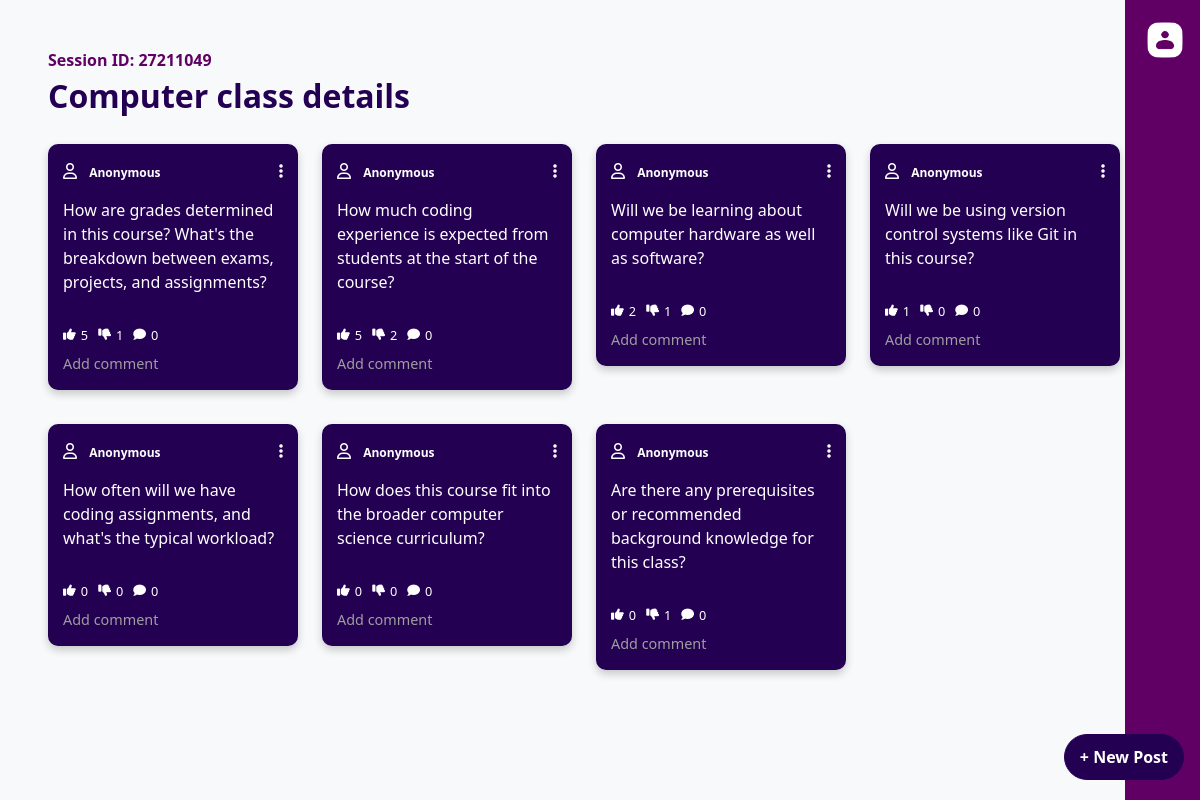
The page /session/27211049/Anonymous on the database as committed earlier.
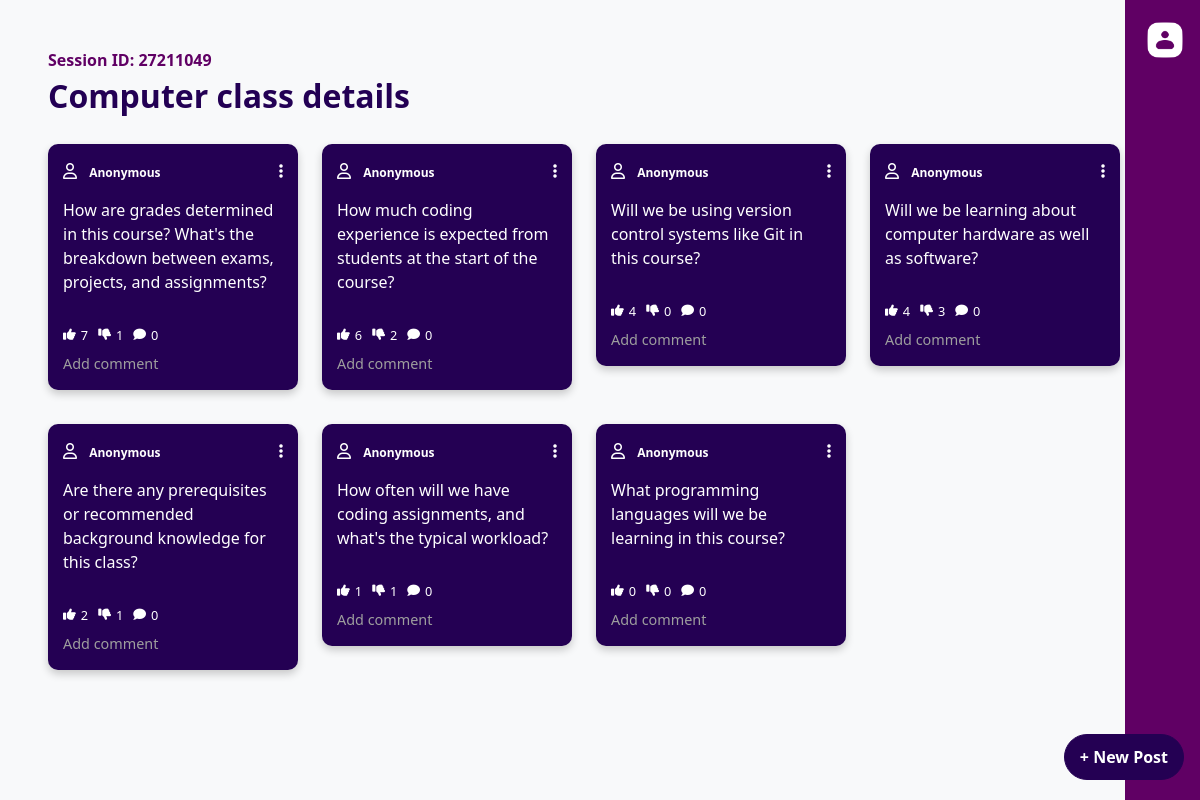
The same page on the database as committed later.
### website/models.py (models this page shows, shortened)
class Session(db.Model):
    id = db.Column(db.Integer, primary_key=True, autoincrement=True)
    title = db.Column(db.String(80), nullable=False)
    session_id = db.Column(db.String(50), nullable=False, unique=True)
    user_email = db.Column(db.String(150), nullable=False)
    questions = db.relationship('Question', backref='session', lazy=True)
    polls = db.relationship('Poll', backref='session', lazy=True)

class Question(db.Model):
    id = db.Column(db.Integer, primary_key=True, autoincrement=True)
    session_id = db.Column(db.Integer, db.ForeignKey('session.id'), nullable=False)
    question_text = db.Column(db.String(500), nullable=False)
    likes = db.Column(db.Integer, default=0)
    dislikes = db.Column(db.Integer, default=0)
    user_email = db.Column(db.String(150), nullable=True)

### main.py (the view)
@app.route('/session/<int:session_id>/<string:user_email>', methods=['GET'])
def session_details(session_id, user_email):
    session_data = Session.query.filter_by(session_id=session_id).first_or_404()
    uploaded_files = session.get('uploaded_files', {}).get(session_id, [])
    questions = Question.query.filter_by(session_id=session_id).all()
    if session_data:
        title = session_data.title
        question_form = QuestionForm()
        db.session.refresh(session_data)
        db.session.expunge_all()
        return render_template('session_details.html', title=title, session_id=session_id, user=current_user, user_email=user_email, form=question_form, uploaded_files=uploaded_files, questions=questions)
    else:
        flash('Session not found.', 'danger')
        return redirect(url_for('join'))

### main.py (called while the page is built)
@app.before_request
def before_request():
    db.session.remove()
    db.session.bind = db.engine

@app.after_request
def after_request(response):
    db.session.remove()
    return response

### website/templates/session_details.html (shortened to what this page needs)
<!DOCTYPE html>
<html lang="en">
<head>
  <link href="https://cdn.jsdelivr.net/npm/bootstrap@5.3.3/dist/css/bootstrap.min.css" rel="stylesheet">
  <link rel="stylesheet" href="https://cdnjs.cloudflare.com/ajax/libs/font-awesome/6.0.0-beta3/css/all.min.css">
  <link rel="stylesheet" href="{{ url_for('static', filename='session_details.css') }}">
</head>
<body>
  <div class="sidebar">
    <div class="btn-group dropstart">
      {% if current_user.is_authenticated %}
        <a class="dropdown-toggle" href="#" id="userDropdown" data-bs-toggle="dropdown" aria-expanded="false">
          <img src="{{ url_for('static', filename='images/user.png') }}" alt="User Icon" style="height: 40px;">
        </a>
        <ul class="dropdown-menu dropdown-menu-end" aria-labelledby="userDropdown">
          <li><span class="dropdown-item-text"><strong>Name:</strong> {{ current_user.full_name }}</span></li>
          <li><span class="dropdown-item-text"><strong>Email:</strong> {{ current_user.email }}</span></li>
          <li><hr class="dropdown-divider"></li>
          <div class="HLbuttons">
            <li><a class="logout-button" id="logout" href="/">Home</a></li>
            <li><a class="logout-button" id="logout" href="/logout">Logout</a></li>
          </div>
        </ul>
      {% else %}
        <a class="dropdown-toggle" href="#" id="userDropdown" data-bs-toggle="dropdown" aria-expanded="false">
          <img src="{{ url_for('static', filename='images/user.png') }}" alt="User Icon" style="height: 40px;">
        </a>
      {% endif %}
    </div>
  </div>
  <div class="main-content-wrapper">
    <div class="content-container">
      <div class="session-id" style="color: #600064;"><b>Session ID: {{ session_id }}</b></div>
      <div class="title">{{ title }}</div>
      {% if not current_user.is_authenticated %}
      <div id="postsContainer" class="mt-4">
        {% for question in questions %}
        <div class="post-card" data-post-id="{{ question.id }}" data-likes="{{ question.likes }}" data-dislikes="{{ question.dislikes }}">
            <div class="card-header">
              <div class="user-info">
                  <i class="fa-regular fa-user"></i>
                  <div class="name">
                    <p class="user-email">{{ question.user_email or 'Anonymous' }}</p>
                    <p class="question-text">{{ question.question_text }}</p>
                  </div>
              </div>
              <div class="post-options-container">
                  <i class="fas fa-ellipsis-v post-options-toggle"></i>
              </div>
            </div>
            <div class="card-actions">
              <div class="interaction-icons">
                  <div class="icon like-icon" id="like-btn-{{ question.id }}" data-post-id="{{ question.id }}">
                      <i class="fas fa-thumbs-up"></i>{{ question.likes }}
                  </div>
                  <div class="icon dislike-icon" id="dislike-btn-{{ question.id }}" data-post-id="{{ question.id }}">
                      <i class="fas fa-thumbs-down" ></i>{{ question.dislikes }}
                  </div>
                  <div class="icon">
                      <i class="fas fa-comment"></i><span>0</span>
                  </div>
              </div>
              <div class="add-comment">Add comment</div>
          </div>
          </div>
        {% endfor %}
      </div>
        <a href="#" class="btn new-post-btn" data-bs-toggle="modal" data-bs-target="#newPostModal">+ New Post</a>
      {% endif %}
    </div>
  </div>
</body>
</html>

### website/static/session_details.css (style rules this page uses)
body { font-family: "Segoe UI", Verdana, Helvetica, Arial, sans-serif; background-color: #f8f9fa; }
.content-container { display: flex; flex-direction: column; justify-content: start; max-width: 720px; margin-top: 3rem; margin-left: 3rem; }
.new-post-btn { position: fixed; bottom: 20px; right: 1rem; background-color: #240053; padding: 10px 15px; font-size: 1rem; border-radius: 9999px; border-color: #240053; transition: background-color 0.3s ease, box-shadow 0.3s ease; z-index: 1000; font-weight: bold; color: #fff; }
.title { font-size: 2rem; font-weight: bold; color: #230054; }
.sidebar { position: fixed; top: 0; right: 0; width: 75px; height: 100%; background-color: #600064; display: flex; align-items: center; justify-content: center; z-index: 999; }
.btn-group { position: absolute; top: 20px; right: 15px; z-index: 1000; }
a { color: #600064; text-decoration: underline; }
.post-card { background-color: #240053; color: #fff; border-radius: 10px; padding: 15px; margin-bottom: 10px; box-shadow: 0 4px 8px rgba(0, 0, 0, 0.2); max-width: 250px; display: flex; flex-direction: column; justify-content: space-between; height: fit-content; }
.post-card .card-header { display: flex; justify-content: space-between; align-items: center; }
.user-info { display: ruby; }
.name { display: ruby; }
.question-text { font-size: 1rem; font-weight: 500; }
p.user-email { font-weight: bold; font-size: 12px; }
.post-card .card-actions { display: grid; justify-content: space-between; align-items: center; margin-top: 1rem; }
.post-card .card-actions .interaction-icons { display: flex; align-items: center; font-size: 0.8rem; }
.post-card .card-actions .interaction-icons .icon { margin-right: 10px; display: flex; align-items: center; }
.post-card .card-actions .interaction-icons .icon i { margin-right: 5px; cursor: pointer; }
.post-card .card-actions .add-comment { color: #9e9e9e; font-size: 0.9rem; cursor: pointer; margin-top: 0.5rem; }
.fa-regular, .far { font-family: "Font Awesome 6 Free"; font-weight: 400; margin-right: .5rem; }
#postsContainer { display: grid; grid-template-columns: repeat(5, minmax(250px, 1fr)); gap: 1.5rem; scroll-behavior: smooth; }
.icon { cursor: pointer; transition: color 0.3s ease; }
.post-options-container { position: relative; display: inline-block; margin-bottom: auto; }
.post-options-toggle { cursor: pointer; }
.post-options-container { position: relative; display: inline-block; }
.main-content-wrapper { position: relative; width: calc(100% - 75px); height: 100vh; overflow-y: auto; padding-right: 20px; display: grid; grid-template-columns: repeat(1, 1fr); gap: 1.5rem; }
.icon { cursor: pointer; transition: color 0.3s; }

Rows that differ between the two databases and show on the page:
no longer on this page (row edited): Question: user_email "Anonymous", question_text "How does this course fit into the broader computer science curriculum?", likes "0", dislikes "0"
now on this page (row unchanged): Question: user_email "Anonymous", question_text "What programming languages will we be learning in this course?", likes "0", dislikes "0"
changed Question "Are there any prerequisites or recommended background knowledge for this class?": likes "0" → "2"
changed Question "How much coding experience is expected from students at the start of the course?": likes "5" → "6"
changed Question (number 4 of 7 on the later page): likes "5" → "7"
changed Question "Will we be learning about computer hardware as well as software?": likes "2" → "4"; dislikes "1" → "3"
changed Question "How often will we have coding assignments, and what's the typical workload?": likes "0" → "1"; dislikes "0" → "1"
changed Question "Will we be using version control systems like Git in this course?": likes "1" → "4"
